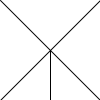
Frame 1 (no input)
Frame 60 (the mouse pressed at the canvas centre just before this capture): identical to frame 1, image omitted
Frame 120 (the mouse held since frame 60 and released just before this capture): identical to frame 1, image omitted

The Processing sketch that drew this single still picture (run headless with seeded random() and noise(); from frame 60 on, the mouse is pressed at the canvas centre):

// Processing sketch: CollageSketchv3
// ── CollageSketchv3.pde
// Tweak mode
void setup(){
  size(100, 100);
}
void draw(){
  int x = 50; // change the 'x' values on tweak mode for a demostration
  background(255);
  line(0, 0, 100, 100);
  line(0, 100, 100, 0);
  line(x, 50, 50, 100); 
}
